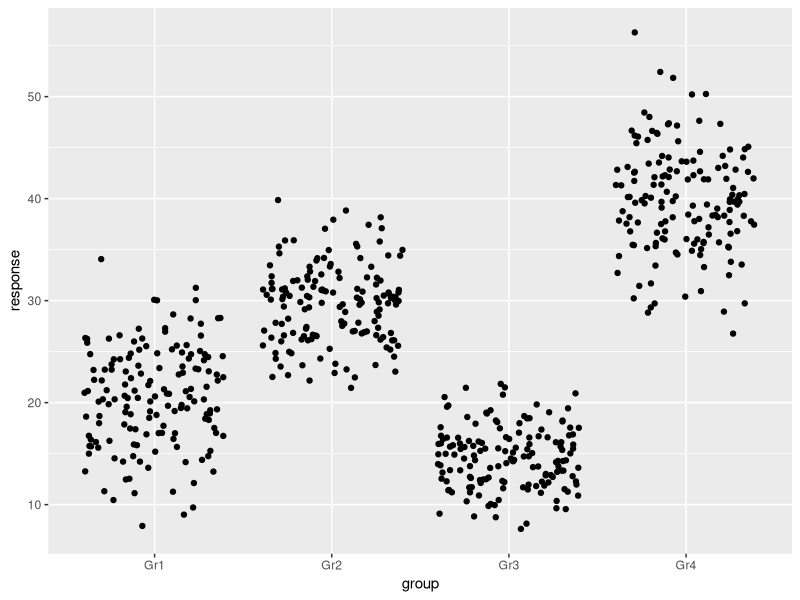
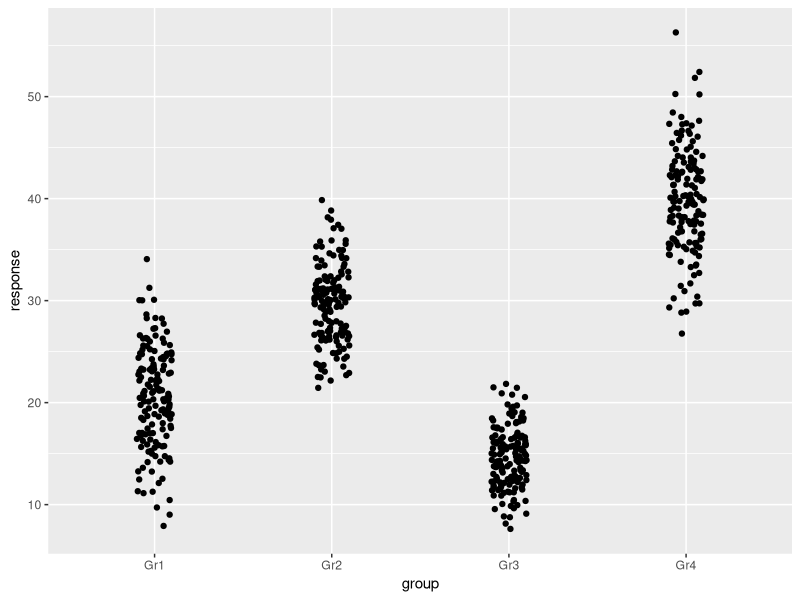
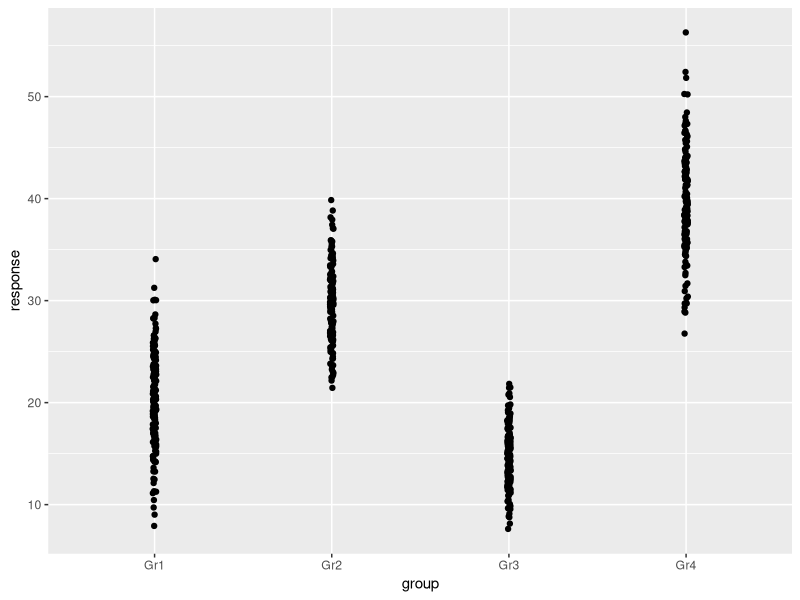
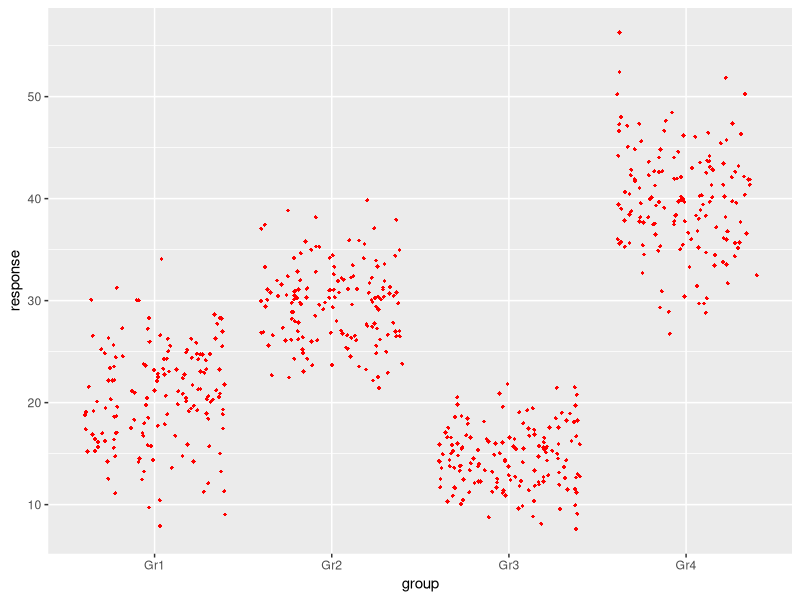

Write R code to recreate these figures, in order.
## ---- chunk 1
knitr::opts_chunk$set(echo = TRUE, fig.align = "center")

# title: Creating a jitter plot
# author: jonathan
# revised: 18/3/2020

WEB <- c("https://bioceed.uib.no/dropfolder/bioSTATS/Rmd/Visualizing/Simple/jitter-plot.html")
GIT <- c("https://github.com/jonathansoule/biostats/blob/master/Visualizing/Simple/jitter-plot.Rmd")
library(ggplot2)
# variable 1
response <- c(rnorm(150, mean = 20, sd = 5), rnorm(150, mean = 30, sd = 4), rnorm(150, mean = 15, 3), rnorm(150, mean = 40, sd = 5))
# variable 2
group <- c(rep("Gr1", 150), rep("Gr2", 150), rep("Gr3", 150), rep("Gr4", 150))
## ---- chunk 2
# dataframe
df <- data.frame(group, response)
str(df)
## ---- chunk 3
ggplot(df, aes(group, response)) +
  geom_jitter()
## ---- chunk 4
ggplot(df, aes(group, response)) +
  geom_jitter(width = 0.1)
## ---- chunk 5
ggplot(df, aes(group, response)) +
  geom_jitter(width = .01)
## ---- chunk 6
ggplot(df, aes(group, response)) +
  geom_jitter(shape = 18, size = 1.2, color = "red")
